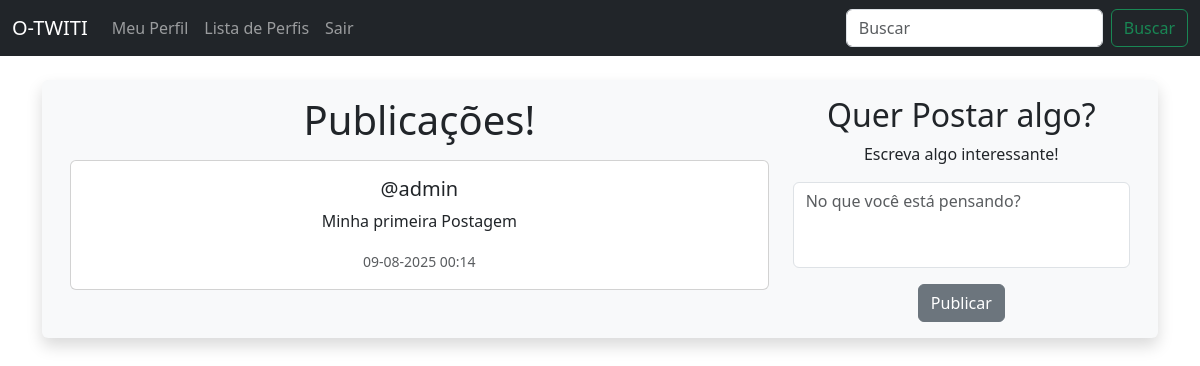
The app's page / (signed in) with its own data.
### musker/models.py (models this page shows, shortened)
class Meep(models.Model):
    user = models.ForeignKey(User, related_name='meeps', on_delete=models.DO_NOTHING)
    body = models.CharField(max_length=280)
    created_at = models.DateTimeField(auto_now_add=True)

### musker/views.py (the view, shortened to what this page needs)
# urls.py: path('', views.home, name='home'),
def home(request):
    if request.user.is_authenticated:
        form = MeepForm(request.POST or None)
        meeps = Meep.objects.all().order_by('-created_at')
        return render(request, 'home.html', {"meeps": meeps, "form": form})
    else:
        meeps = Meep.objects.all().order_by('-created_at')
        return render(request, 'home.html', {"meeps":meeps})

### musker/forms.py
class MeepForm(forms.ModelForm):
    body = forms.CharField(required=True, widget=forms.widgets.Textarea(
        attrs={
                'class': "form-control",
                'placeholder': 'No que você está pensando?',
                'rows': 3,
                'maxlength': 280,
                'style': 'resize: none;'
            }
        ),
        label="")
    class Meta:
        model = Meep
        exclude = ("user",)

### musker/templates/home.html (shortened to what this page needs)
{% extends "base.html" %}
{% block content %}
<div class="container text-center">
    <div class="row bg-light p-3 rounded shadow">
        <div class="col-12 col-md-4 order-1 order-md-2 mb-4 mb-md-0">
    {% if form %}
        <h2>Quer Postar algo?</h2>
        <p>Escreva algo interessante!</p>
        <form method="POST">
            {{ form.as_p }}
            <button type="submit" class="btn btn-secondary">Publicar</button>
        </form>
    {% endif %}
</div>
<div class="col-12 col-md-8 order-2 order-md-1">
    <h1 class="mb-3">Publicações!</h1>
    {% for meep in meeps %}
        <div class="card mb-3">
            <div class="card-body">
                <h5 class="card-title">@{{ meep.user.username }}</h5>
                <p class="card-text">{{ meep.body }}</p>
                <p class="card-text">
                    <small class="text-muted">{{ meep.created_at|date:"d-m-Y H:i" }}</small>
                </p>
            </div>
        </div>
    {% endfor %}
</div>
    </div>
</div>
{% endblock %}

### records on screen
Meep: user.username "admin", body "Minha primeira Postagem", created_at "09-08-2025 00:14"
